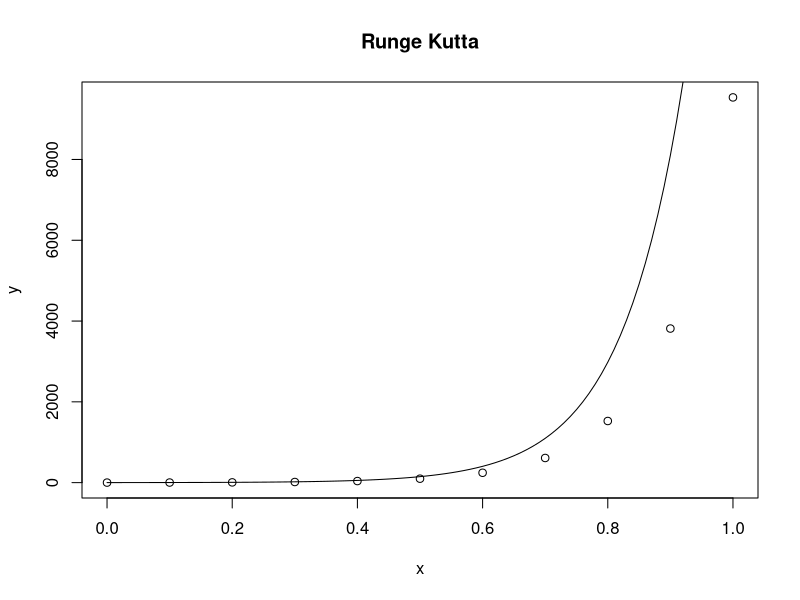

This chart was generated by the following R code:
setwd("~/Documentos/REU/RungeKutta")
data<-read.csv('RK_y_ry.csv')
steps=data$steps[1]

y<-seq(from=0, to=1, by=0.01)
x<-seq(from=0, to=1, by=1/steps)

plot(x,data$Approximation,main="Runge Kutta",ylab="y")
lines(y,exp(y*data$r[1]),'l')

